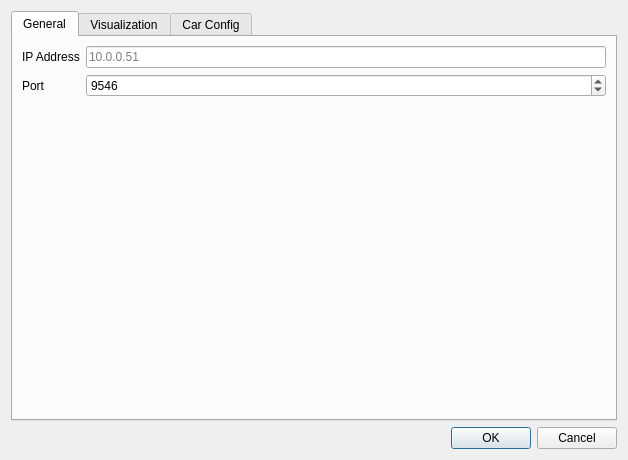
<?xml version="1.0" encoding="UTF-8"?>
<ui version="4.0">
 <class>dialog_preferences</class>
 <widget class="QDialog" name="dialog_preferences">
  <property name="geometry">
   <rect>
    <x>0</x>
    <y>0</y>
    <width>628</width>
    <height>460</height>
   </rect>
  </property>
  <property name="windowTitle">
   <string>Preferences</string>
  </property>
  <property name="windowIcon">
   <iconset theme="preferences-desktop"/>
  </property>
  <layout class="QVBoxLayout" name="verticalLayout">
   <item>
    <widget class="QTabWidget" name="tabWidget">
     <property name="currentIndex">
      <number>0</number>
     </property>
     <widget class="QWidget" name="general_tab">
      <attribute name="title">
       <string>General</string>
      </attribute>
      <layout class="QFormLayout" name="formLayout">
       <item row="1" column="0">
        <widget class="QLabel" name="lb_ipaddress">
         <property name="text">
          <string>IP Address</string>
         </property>
        </widget>
       </item>
       <item row="1" column="1">
        <widget class="QLineEdit" name="le_ipaddress">
         <property name="placeholderText">
          <string>10.0.0.51</string>
         </property>
         <property name="clearButtonEnabled">
          <bool>true</bool>
         </property>
        </widget>
       </item>
       <item row="3" column="0">
        <widget class="QLabel" name="lb_port">
         <property name="text">
          <string>Port</string>
         </property>
        </widget>
       </item>
       <item row="3" column="1">
        <widget class="QSpinBox" name="sb_port">
         <property name="minimum">
          <number>1</number>
         </property>
         <property name="maximum">
          <number>65535</number>
         </property>
         <property name="value">
          <number>9546</number>
         </property>
        </widget>
       </item>
      </layout>
     </widget>
     <widget class="QWidget" name="visu_tab">
      <attribute name="title">
       <string>Visualization</string>
      </attribute>
      <layout class="QFormLayout" name="formLayout_3">
       <item row="0" column="0">
        <widget class="QLabel" name="lb_background">
         <property name="text">
          <string>Background color (0 - 255)</string>
         </property>
        </widget>
       </item>
       <item row="0" column="1">
        <widget class="QSpinBox" name="sb_background">
         <property name="maximum">
          <number>255</number>
         </property>
         <property name="value">
          <number>180</number>
         </property>
        </widget>
       </item>
      </layout>
     </widget>
     <widget class="QWidget" name="car_config_tab">
      <property name="layoutDirection">
       <enum>Qt::LeftToRight</enum>
      </property>
      <attribute name="title">
       <string>Car Config</string>
      </attribute>
      <layout class="QVBoxLayout" name="verticalLayout_2">
       <item>
        <layout class="QFormLayout" name="formLayout_2">
         <item row="3" column="0">
          <widget class="QLabel" name="lb_car_width">
           <property name="text">
            <string>Car width (mm)</string>
           </property>
          </widget>
         </item>
         <item row="2" column="0">
          <widget class="QLabel" name="lb_car_length">
           <property name="text">
            <string>Car length (mm)</string>
           </property>
          </widget>
         </item>
         <item row="2" column="1">
          <widget class="QSpinBox" name="sb_car_length">
           <property name="maximum">
            <number>45000</number>
           </property>
           <property name="value">
            <number>200</number>
           </property>
          </widget>
         </item>
         <item row="3" column="1">
          <widget class="QSpinBox" name="sb_car_width">
           <property name="maximum">
            <number>5000</number>
           </property>
           <property name="value">
            <number>120</number>
           </property>
          </widget>
         </item>
         <item row="4" column="0">
          <widget class="QLabel" name="label_3">
           <property name="text">
            <string>To be continued</string>
           </property>
          </widget>
         </item>
         <item row="4" column="1">
          <widget class="QSpinBox" name="spinBox"/>
         </item>
        </layout>
       </item>
       <item>
        <layout class="QHBoxLayout" name="horizontalLayout">
         <item>
          <widget class="QLabel" name="label">
           <property name="text">
            <string>Config</string>
           </property>
          </widget>
         </item>
         <item>
          <widget class="QLabel" name="label_2">
           <property name="text">
            <string>Dummy</string>
           </property>
          </widget>
         </item>
         <item>
          <widget class="QPushButton" name="pushButton">
           <property name="text">
            <string>Load Config</string>
           </property>
          </widget>
         </item>
         <item>
          <widget class="QPushButton" name="pushButton_2">
           <property name="text">
            <string>Save Config</string>
           </property>
          </widget>
         </item>
        </layout>
       </item>
      </layout>
     </widget>
    </widget>
   </item>
   <item>
    <widget class="QDialogButtonBox" name="bb">
     <property name="orientation">
      <enum>Qt::Horizontal</enum>
     </property>
     <property name="standardButtons">
      <set>QDialogButtonBox::Cancel|QDialogButtonBox::Ok</set>
     </property>
     <property name="centerButtons">
      <bool>false</bool>
     </property>
    </widget>
   </item>
  </layout>
 </widget>
 <resources/>
 <connections/>
</ui>
